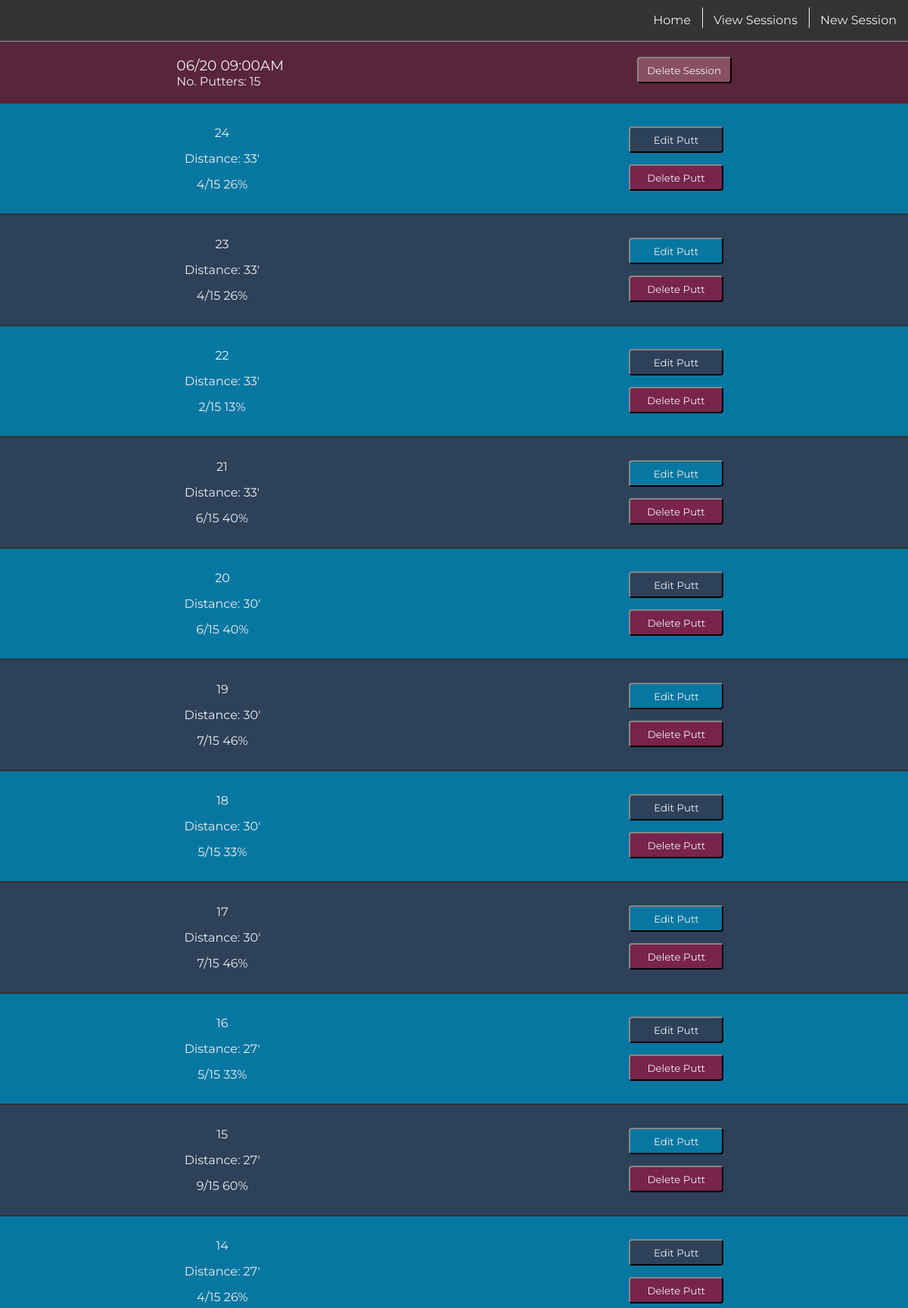
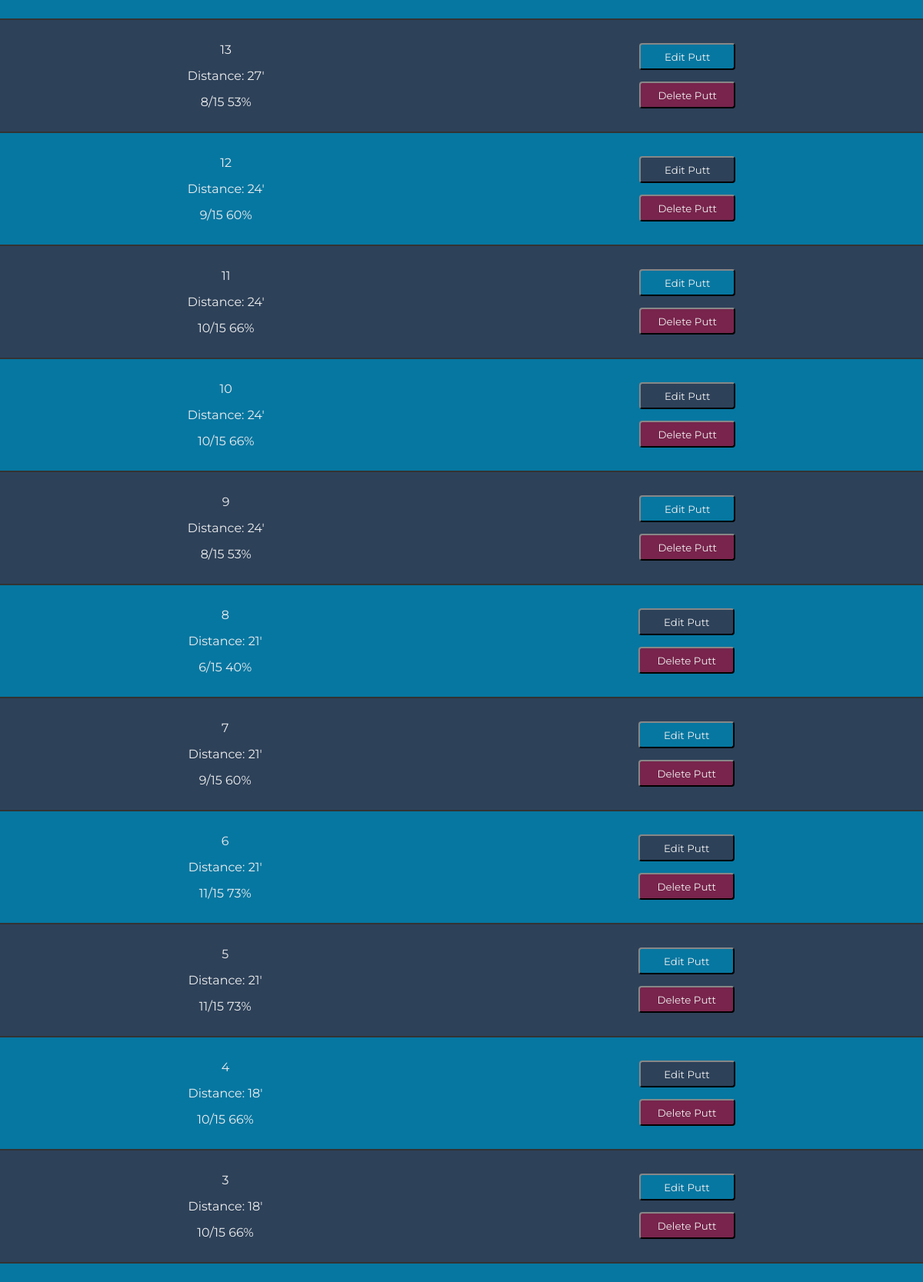
The page /puttsesh/view/1 (signed in, upper part) on the database its author committed (2 pictures, top to bottom).
### model.py (models this page shows)
class PuttSesh(Model):
    user = ForeignKeyField(User, field=User.username, on_delete='CASCADE')
    date = DateTimeField()
    no_putters = IntegerField()
    class Meta:
        database = db

class Putt(Model):
    putt_sesh = ForeignKeyField(PuttSesh, on_delete='CASCADE')
    putts_made = IntegerField()
    distance = IntegerField()
    class Meta:
        database = db

### main.py (the view, shortened to what this page needs)
@app.route('/puttsesh/view/<sesh_id>', methods=['GET', 'POST'])
@login_required
def view_puttsesh_single(sesh_id):
    single_session = PuttSesh.select().where(PuttSesh.id == sesh_id).get()
    associated_putts = Putt.select().where(Putt.putt_sesh == single_session)
    return render_template('view_puttsesh_single.jinja2',
                           single_session=single_session,
                           putts=associated_putts)

### main.py (called while the page is built)
def login_required(f):
    @wraps(f)
    def wrap(*args, **kwargs):
        if 'logged_in_user' in session:
            return f(*args, **kwargs)
        else:
            return redirect(url_for('login'))
    return wrap

### templates/view_puttsesh_single.jinja2 (shortened to what this page needs)
{% extends "base.jinja2" %}
{% block content %}
<div class='outer-container puttsesh-container'>
    <div class='view-single-header-container'>
        <div>
            <h3>{{ single_session.date.strftime('%m/%d %I:%M%p') }}</h3>
            <p>No. Putters:
                <span class='no_putters'>{{ single_session.no_putters }}</span>
            </p>
        </div>
        {% if session.get('current_sesh_id') != single_session.id %}
            <div puttsesh-id="{{ single_session.id }}">
                <button class="delete-session-button delete-button">Delete Session</button>
            </div>
        {% endif %}
    </div>
    <div class='putts-container'>
        {% for num in range((putts|length) - 1, -1, -1) %}
            <div class='single-putt-container'>
                <div class='single-putt-info'>
                    <p>{{ num + 1 }}
                    <p>Distance: {{ putts[num].distance }}'</p>
                    <p><span class='putts-made-{{putts[num].id}}'>{{ putts[num].putts_made }}</span>/{{ single_session.no_putters}}
                        {{ ((putts[num].putts_made / single_session.no_putters) * 100) | int }}%
                </div>
                <div class='edit-delete-container'>
                    <div class='putt-edit-container' puttsesh-id="{{ single_session.id }}" putt-id="{{ putts[num].id }}">
                        <button class='edit-button'>Edit Putt</button>
                    </div>
                    <div class='putt-delete-container' puttsesh-id="{{ single_session.id }}" putt-id="{{ putts[num].id }}">
                        <button class="delete-button">Delete Putt</button>
                    </div>
                </div>
            </div>
        {% endfor %}
    </div>
</div>
{% endblock content %}

### static/css/main.css (style rules this page uses)
:root { --main-box-shadow: 1px 1px 3px 0px rgba(51, 51, 51, 0.15); --white-font: #efefef; --dark-grey-font: #333; --grey-font: #666; --light-grey-font: #ddd; --first-color: #59253a; --second-color: #78244c; --third-color: #895061; --fourth-color: #0677a1; --fifth-color: #2d4159; --transition-time: 300ms; --header-padding: 20px 0; --header-left-margin: 0 0 0 8.25vw; }
* { box-sizing: border-box; color: var(--white-font); font-family: 'Montserrat'; font-weight: normal; margin: 0; padding: 0; }
body { background: var(--dark-grey-font); }
.outer-container { align-items: center; display: flex; flex-direction: column; }
.puttsesh-container, .new-puttsesh-container { align-items: center; display: flex; flex-direction: column; }
.view-single-header-container { background: var(--first-color); display: flex; justify-content: space-around; padding: var(--header-padding); width: 100%; }
.putts-container { width: 100% }
.single-putt-container { align-items: center; background: var(--fourth-color); border-bottom: solid 2px var(--dark-grey-font); display: flex; justify-content: space-around; padding: 15px 0; transition: 300ms; width: 100%; }
.single-putt-container:nth-child(even) { background: var(--fifth-color); }
.single-putt-info { text-align: center; }
.single-putt-info p { margin: 5px 0; padding: 5px 0; }
.putt-edit-container, .putt-delete-container { margin: 15px 0; }
.delete-button, .edit-button, .delete-session-button { background: var(--second-color); border-radius: 4px; border: outset 2px var(--dark-grey-font); color: var(--white-font); height: 35px; padding: 5px 10px; text-decoration: none; transition: var(--transition-time); width: 125px; }
.delete-session-button { background: var(--third-color); }
.edit-button { background: var(--fifth-color); }
.single-putt-container:nth-child(even) .edit-button { background: var(--fourth-color); }

### rows shown on the page
PuttSesh: date "06/20 09:00AM", no_putters "15", no_putters "15" "15" "15" "15" "15" "15" "15" "15" "15" "15" "15" "15" "15" "15" "15" "15" "15" "15" "15" "15" "15" "15"
Putt: distance "33", putts_made "4", putts_made.no_putters "26"
Putt: distance "33", putts_made "4", putts_made.no_putters "26"
Putt: distance "33", putts_made "2", putts_made.no_putters "13"
Putt: distance "33", putts_made "6", putts_made.no_putters "40"
Putt: distance "30", putts_made "6", putts_made.no_putters "40"
Putt: distance "30", putts_made "7", putts_made.no_putters "46"
Putt: distance "30", putts_made "5", putts_made.no_putters "33"
Putt: distance "30", putts_made "7", putts_made.no_putters "46"
Putt: distance "27", putts_made "5", putts_made.no_putters "33"
Putt: distance "27", putts_made "9", putts_made.no_putters "60"
Putt: distance "27", putts_made "4", putts_made.no_putters "26"
Putt: distance "27", putts_made "8", putts_made.no_putters "53"
Putt: distance "24", putts_made "9", putts_made.no_putters "60"
Putt: distance "24", putts_made "10", putts_made.no_putters "66"
Putt: distance "24", putts_made "10", putts_made.no_putters "66"
Putt: distance "24", putts_made "8", putts_made.no_putters "53"
Putt: distance "21", putts_made "6", putts_made.no_putters "40"
Putt: distance "21", putts_made "9", putts_made.no_putters "60"
Putt: distance "21", putts_made "11", putts_made.no_putters "73"
Putt: distance "21", putts_made "11", putts_made.no_putters "73"
Putt: distance "18", putts_made "10", putts_made.no_putters "66"
Putt: distance "18", putts_made "10", putts_made.no_putters "66"

### other values the page prints
{{ num + 1 }} "24" "23" "22" "21" "20" "19" "18" "17" "16" "15" "14" "13" "12" "11" "10" "9" "8" "7" "6" "5" "4" "3"
